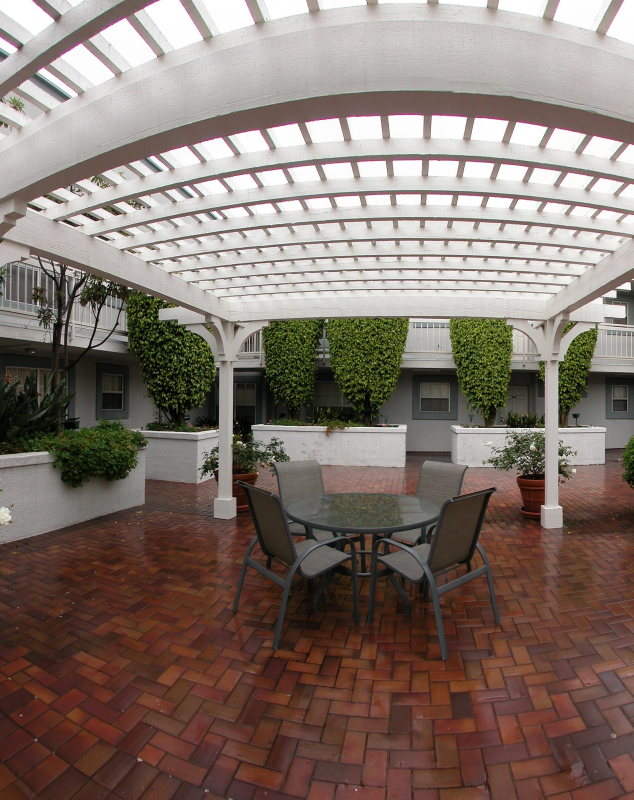
#> input picture test/4.jpg, 1900 x 2399 px (shown at 1/3 size); its folder holds 4 pictures in this run
$ python MainTest.py
#> lines starting #> are read from the running program, lines starting #| are printed output that depends on the picture
#> pass 3 of the loop `for file1 in os.listdir('./test'):`:
#> the loop made 4 passes; the first 3 are shown
### StickingImage.py
import numpy as np
import cv2
import imutils
from matplotlib import pyplot as plt
from numpy import random
import GlobalVar

def get_stitched_image(img1, img2, M):

	# Get width and height of input images
	w1,h1 = img1.shape[:2]
	w2,h2 = img2.shape[:2]

	# Get the canvas dimesions
	img1_dims = np.float32([ [0,0], [0,w1], [h1, w1], [h1,0] ]).reshape(-1,1,2)
	img2_dims_temp = np.float32([ [0,0], [0,w2], [h2, w2], [h2,0] ]).reshape(-1,1,2)


	# Get relative perspective of second image
	img2_dims = cv2.perspectiveTransform(img2_dims_temp, M)

	# Resulting dimensions
	result_dims = np.concatenate( (img1_dims, img2_dims), axis = 0)

	# Getting images together
	# Calculate dimensions of match points
	[x_min, y_min] = np.int32(result_dims.min(axis=0).ravel())
	[x_max, y_max] = np.int32(result_dims.max(axis=0).ravel())

	# Create output array after affine transformation
	transform_dist = [-x_min,-y_min]
	transform_array = np.array([[1, 0, transform_dist[0]],
								[0, 1, transform_dist[1]],
								[0,0,1]])

	# Warp images to get the resulting image
	result_img = cv2.warpPerspective(img2, transform_array.dot(M),
									(x_max-x_min, y_max-y_min))
	result_img[transform_dist[1]:w1+transform_dist[1],
				transform_dist[0]:h1+transform_dist[0]] = img1

	# Return the result
	return result_img

def detectAndDescribe(image):
    # convert the image to grayscale
    gray = cv2.cvtColor(image, cv2.COLOR_BGR2GRAY)
    # check to see if we are using OpenCV 3.X
    if imutils.is_cv3():
        # detect and extract features from the image
        descriptor = cv2.xfeatures2d.SIFT_create()
        (kps, features) = descriptor.detectAndCompute(image, None)
    # otherwise, we are using OpenCV 2.4.X
    else:
        # detect keypoints in the image
        detector = cv2.FeatureDetector_create("SIFT")
        kps = detector.detect(gray)
        # extract features from the image
        extractor = cv2.DescriptorExtractor_create("SIFT")
        (kps, features) = extractor.compute(gray, kps)
    return (kps, features)
def sticker(imgs):

    # Initiate SIFT detector opencv 3.x
    (imgLeft,imgRight) = imgs

    # find the keypoints and descriptors with SIFT,call function
    kpRight, desRight = detectAndDescribe(imgRight)
    kpLeft, desLeft = detectAndDescribe(imgLeft)
    # make image has 4 chanel --> transparent
    imgLeft = cv2.cvtColor(imgLeft, cv2.COLOR_BGR2BGRA)
    imgRight = cv2.cvtColor(imgRight, cv2.COLOR_BGR2BGRA)
    FLANN_INDEX_KDTREE = 0
    index_params = dict(algorithm = FLANN_INDEX_KDTREE, trees = 5)
    search_params = dict(checks = 50)

    flann = cv2.FlannBasedMatcher(index_params, search_params)

    matches = flann.knnMatch(desRight,desLeft,k=2)

    # store all the good matches as per Lowe's ratio test.
    good = []
    for m,n in matches:
        if m.distance < 0.7*n.distance:
            good.append(m)
    if len(good) > GlobalVar.MIN_MATCH_COUNT:
        src_pts = np.float32([ kpRight[m.queryIdx].pt for m in good ]).reshape(-1,1,2)
        dst_pts = np.float32([ kpLeft[m.trainIdx].pt for m in good ]).reshape(-1,1,2)
        (H, mark) = cv2.findHomography(src_pts, dst_pts, cv2.RANSAC,5.0)
        #(size, offset) = calculate_size(imgLeft.shape, imgRight.shape, H)
        result =  get_stitched_image(imgLeft, imgRight, H)
        #merge_images(imgLeft, imgRight, H, size, offset)
        return result
    else:
        print("Not enough matches are found - %d/%d" % (len(good), GlobalVar.MIN_MATCH_COUNT))
        matchesMask = None
        return None

### FindRelations.py
import numpy as np
import cv2
import imutils
from matplotlib import pyplot as plt
from numpy import random
import GlobalVar
def detectAndDescribe(image):
    # convert the image to grayscale
    gray = cv2.cvtColor(image, cv2.COLOR_BGR2GRAY)
    # check to see if we are using OpenCV 3.X
    if imutils.is_cv3():
        # detect and extract features from the image
        descriptor = cv2.xfeatures2d.SIFT_create()
        (kps, features) = descriptor.detectAndCompute(image, None)
    # otherwise, we are using OpenCV 2.4.X
    else:
        # detect keypoints in the image
        detector = cv2.FeatureDetector_create("SIFT")
        kps = detector.detect(gray)
        # extract features from the image
        extractor = cv2.DescriptorExtractor_create("SIFT")
        (kps, features) = extractor.compute(gray, kps)
    return (kps, features)
def isRelative(imgs):
    # Initiate SIFT detector opencv 3.x
    (imgLeft,imgRight) = imgs

    # find the keypoints and descriptors with SIFT,call function
    kpRight, desRight = detectAndDescribe(imgRight)
    kpLeft, desLeft = detectAndDescribe(imgLeft)
    imgLeft = cv2.cvtColor(imgLeft, cv2.COLOR_BGR2BGRA)
    imgRight = cv2.cvtColor(imgRight, cv2.COLOR_BGR2BGRA)
    FLANN_INDEX_KDTREE = 0
    index_params = dict(algorithm = FLANN_INDEX_KDTREE, trees = 5)
    search_params = dict(checks = 50)

    flann = cv2.FlannBasedMatcher(index_params, search_params)

    matches = flann.knnMatch(desRight,desLeft,k=2)

    # store all the good matches as per Lowe's ratio test.
    good = []
    for m,n in matches:
        if m.distance < 0.7*n.distance:
            good.append(m)
    if len(good) > GlobalVar.MIN_MATCH_COUNT:
        print("inlier", len(good))
        return True
    else:
        print("Not enough matches are found - %d/%d" % (len(good), GlobalVar.MIN_MATCH_COUNT))
        return False

### ImageInfo.py
class ImageInfoClass:
    # count = 0
    # name = ""
    def __init__(self):
        print ("Calling parent constructor")

    def __init__(self, count, name, relatitons):
        self.count = 0
        self.name = ""
        self.relatitons = []


### MainTest.py
import StickingImage
import imutils
import GlobalVar
import FindRelations
import cv2
import os
from ImageInfo import ImageInfoClass
import threading
import time
import numpy as np
from matplotlib import pyplot as plt
def findInfoImage(file1):
    global list_images
    tempImage = ImageInfoClass(0, "", [])
    tempImage.name = file1
    for file2 in os.listdir('./test'):
        if file1 == file2:
            continue
        image1 = imutils.resize(cv2.imread('./test/%s'%file1), width = 400)
        image2 = imutils.resize(cv2.imread('./test/%s'%file2), width = 400)
        if FindRelations.isRelative([image1, image2]) == True:
            tempImage.count  = tempImage.count + 1
            tempImage.relatitons.append(file2)
    list_images.append(tempImage)

list_images = []
threads = []
# Find all relative image around 1 image
for file1 in os.listdir('./test'):
    t1 = threading.Thread(target=findInfoImage, args=(file1,))
    t1.start()
    #time.sleep(1)
    threads.append(t1)
for t in threads:
    t.join()
tempImage = ImageInfoClass(0, "", [])
firstImage  = ImageInfoClass(0, "", [])
imgCenterClass = ImageInfoClass(0, "", [])
sortedImages = []
onlyHorizontal = True
for im in list_images:
    if im.count > tempImage.count:
        tempImage = im  # center image has mostest relations
        print(im.name, im.count, im.relatitons)
    if im.count > 2:
            onlyHorizontal = False # more than 2, list images are not in a row
    if im.count == 1:
            firstImage = im
#if only 1 row -- > find the arrangment of list image, left to right, otherwise right - left is OK too
if onlyHorizontal and len(list_images) > 3:
    sortedImages.append(firstImage)
    tempImg = firstImage
    while len(list_images) > 1:
        for img in list_images:
            if img.name in tempImg.relatitons:
                sortedImages.append(img)
                list_images.remove(tempImg)
                tempImg = img
    imgCenterClass = sortedImages[int(np.ceil(len(sortedImages)/2)) - 1] #center image is the middle of list
    imgCenter = imutils.resize(cv2.imread('./test/%s'%imgCenterClass.name), width = 400) # resize to prevent OOM
    list_images = sortedImages
else:
    list_images.remove(tempImage)
    imgCenter = imutils.resize(cv2.imread('./test/%s'%tempImage.name), width = 400)
index = 0
while len(list_images) > 0:
    # Try to decrease threshold to hope that images can match
    if index == len(list_images):
        print("-----------------------TRY AGAIN--------------------")
        GlobalVar.MIN_MATCH_COUNT-=5
        index = 0
        if GlobalVar.MIN_MATCH_COUNT < 5: # less than 5 --> Hava no way to matching
            break
        continue
    image2 = imutils.resize(cv2.imread('./test/%s'%list_images[index].name), width = 400)
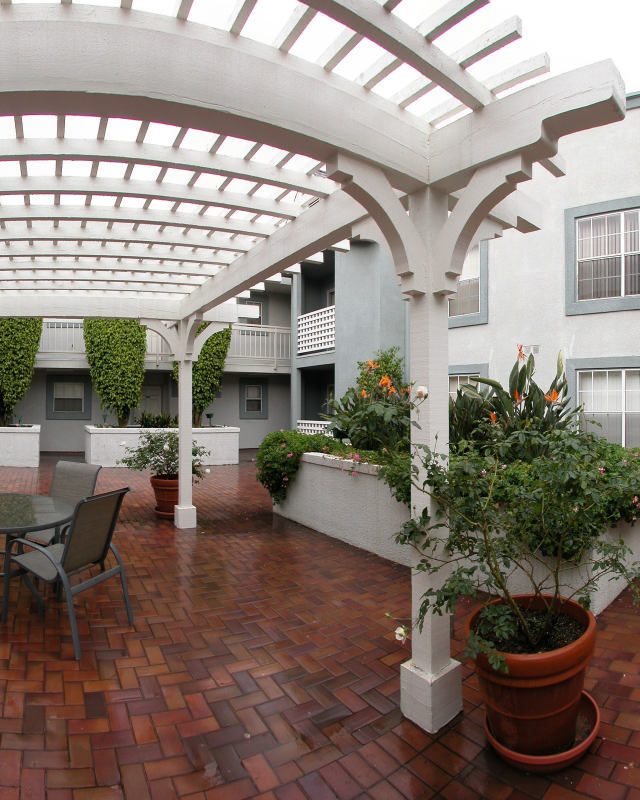
#> input picture test/5.jpg, 1918 x 2400 px (shown at 1/3 size)
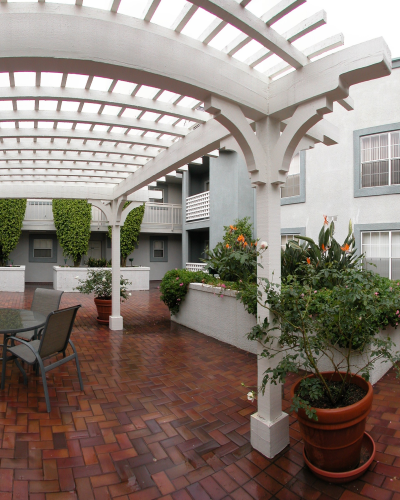
#> image2: shape (500, 400, 3); mean B, G, R 118.3, 126.9, 139
    temp = StickingImage.sticker([imgCenter, image2])
#> in detectAndDescribe, `gray = cv2.cvtColor(image, cv2.COLOR_BGR2GRAY)`:
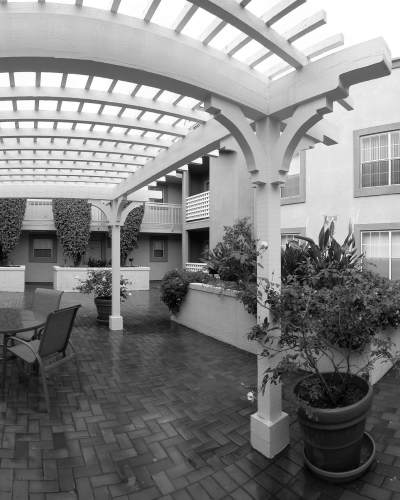
#> gray: shape (500, 400); min 1, max 255, mean 129.5
#> in detectAndDescribe, `kps = detector.detect(gray)`: kps = 1269 keypoints; strongest (x, y, size): (199, 161, 4.6), (185, 167, 4), (154, 184, 3.3), (173, 173, 3.9)
#> in sticker, `kpRight, desRight = detectAndDescribe(imgRight)`: kpRight has the same summary as kps in detectAndDescribe
#> in detectAndDescribe (call 2), `gray = cv2.cvtColor(image, cv2.COLOR_BGR2GRAY)`:
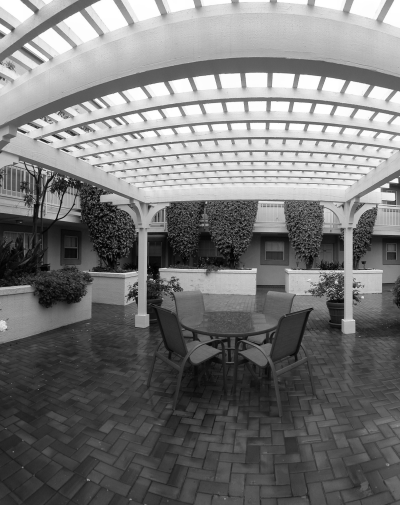
#> gray: shape (505, 400); min 0, max 255, mean 119.9
#> in detectAndDescribe (call 2), `kps = detector.detect(gray)`: kps = 1181 keypoints; strongest (x, y, size): (395, 181, 3.5), (387, 186, 3.3), (66, 179, 2.1), (24, 132, 2.1)
#> in sticker, `kpLeft, desLeft = detectAndDescribe(imgLeft)`: kpLeft has the same summary as kps in detectAndDescribe
#> in sticker, `matches = flann.knnMatch(desRight,desLeft,k=2)`: matches = 1269 matches
#> after the loop in sticker, `for m,n in matches:`: good = 282 matches
#> in sticker, `src_pts = np.float32([ kpRight[m.queryIdx].pt for m in good ]).reshape..`: src_pts = 282 rows, first 8: [6.18, 336.1], [8.11, 344.3], [8.38, 84.2], [10.29, 102], [11.52, 78.11], [12.69, 339.8], [12.79, 344.4], [13.17, 154.2]
#> in sticker, `dst_pts = np.float32([ kpLeft[m.trainIdx].pt for m in good ]).reshape(..`: dst_pts = 282 rows, first 8: [237.6, 339.6], [239.8, 347.5], [190.9, 89.46], [241.5, 103.5], [243, 79.22], [244.2, 343.3], [244.3, 348.1], [244.7, 155.8]
#> in sticker, `(H, mark) = cv2.findHomography(src_pts, dst_pts, cv2.RANSAC,5.0)`: H = [[1.01, -0.000179, 231.4], [-0.000815, 1.01, 0.0624], [-2.68e-06, -2.48e-07, 1]]; mark = 282 values, max 1 at index 0, min 0 at index 2, mean 0.865
#> in get_stitched_image, `img2_dims = cv2.perspectiveTransform(img2_dims_temp, M)`: img2_dims = [[231.4, 0.0624], [231.4, 505.2], [635.4, 505.4], [635.4, -0.264]]
#> in get_stitched_image, `result_dims = np.concatenate( (img1_dims, img2_dims), axis = 0)`: result_dims = [[0, 0], [0, 505], [400, 505], [400, 0], [231.4, 0.0624], [231.4, 505.2], [635.4, 505.4], [635.4, -0.264]]
#> in get_stitched_image, `[x_min, y_min] = np.int32(result_dims.min(axis=0).ravel())`: x_min = 0
#> in get_stitched_image, `[x_max, y_max] = np.int32(result_dims.max(axis=0).ravel())`: x_max = 635; y_max = 505
#> in get_stitched_image, `transform_dist = [-x_min,-y_min]`: transform_dist = [0, 0]
#> in get_stitched_image, `transform_array = np.array([[1, 0, transform_dist[0]], [0, 1, transfor..`: transform_array = [[1, 0, 0], [0, 1, 0], [0, 0, 1]]
#> in get_stitched_image, `result_img = cv2.warpPerspective(img2, transform_array.dot(M), (x_max-..`:
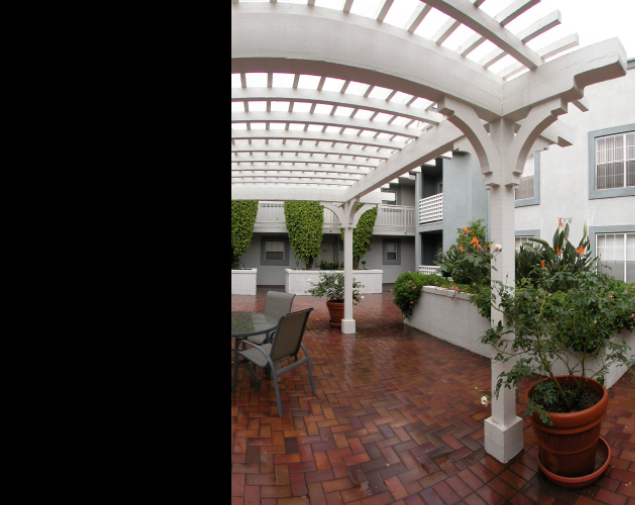
#> result_img: shape (505, 635, 4); mean B, G, R, A 75.2, 80.6, 88.4, 162.1
#> in get_stitched_image, `result_img[transform_dist[1]:w1+transform_dist[1], transform_dist[0]:h..`:
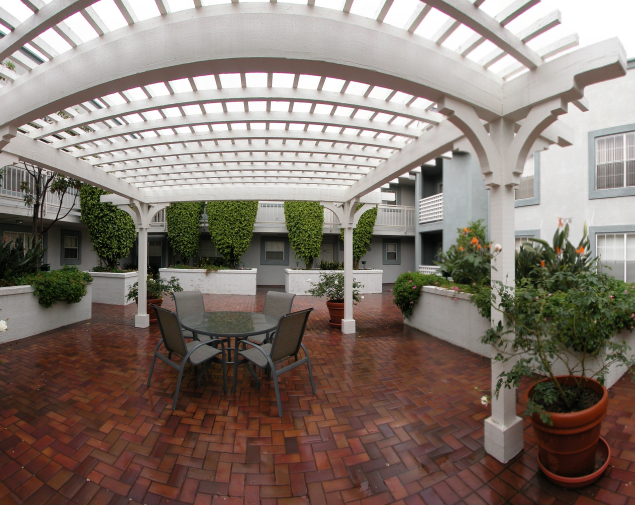
#> result_img: shape (505, 635, 4); mean B, G, R, A 112.5, 120.8, 133.4, 255
    if temp is not None:
        imgCenter = imutils.resize(temp, width = 600) # resize result image, prevent out of memory
#> imgCenter: shape (477, 600, 4)
#> pass 3 of the loop `while len(list_images) > 0:`:
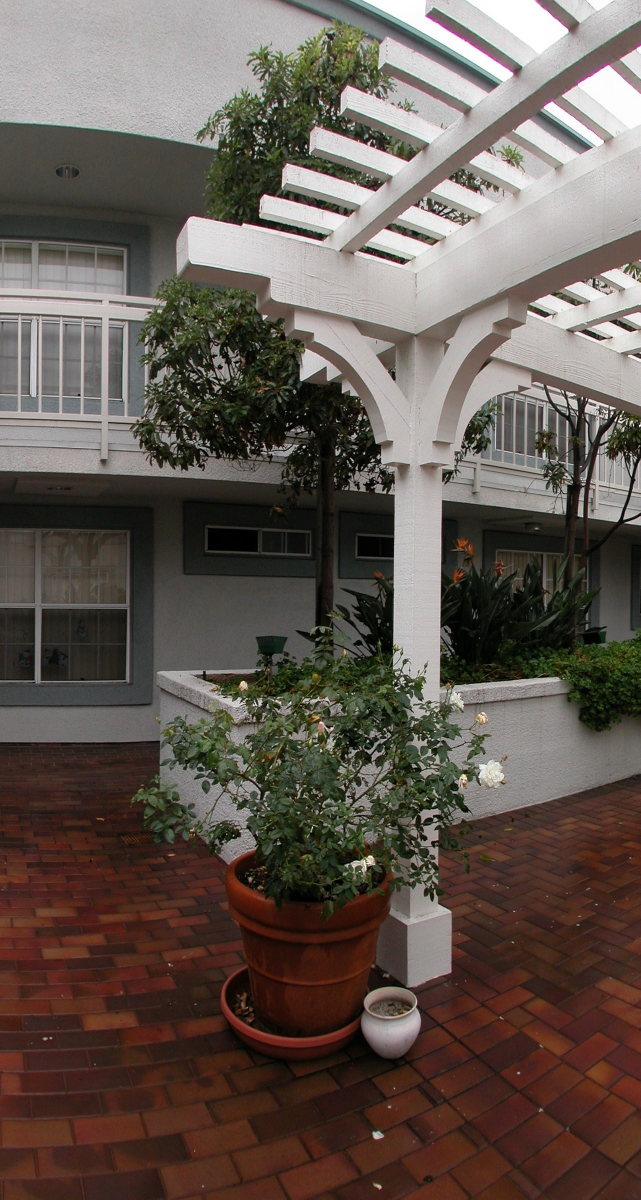
#> input picture test/3.jpg, 1281 x 2399 px (shown at 1/2 size)
#> image2: shape (749, 400, 3)
#> in detectAndDescribe (call 5), `gray = cv2.cvtColor(image, cv2.COLOR_BGR2GRAY)`:
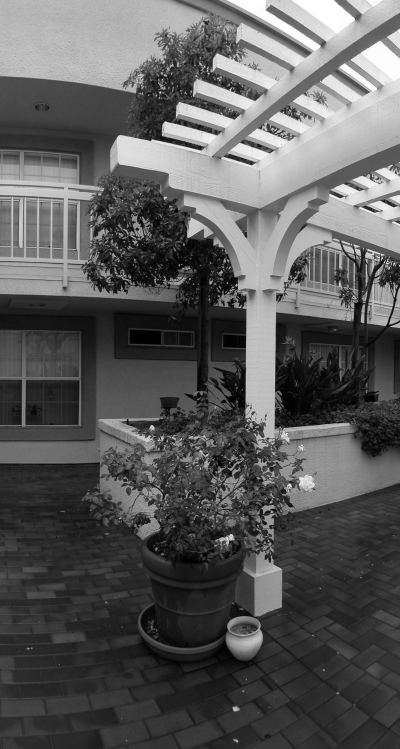
#> gray: shape (749, 400); min 0, max 255, mean 90.7
#> kps = 1667 keypoints; strongest (x, y, size): (152, 427, 3.2), (251, 163, 3.3), (169, 129, 9), (340, 196, 3)
#> kpRight has the same summary as kps in detectAndDescribe
#> kps = 2090 keypoints; strongest (x, y, size): (408, 153, 4.4), (374, 171, 3.4), (395, 160, 3.8), (365, 175, 3.1)
#> imgRight: shape (749, 400, 4)
#> matches = 1667 matches
#> after the loop in sticker (call 3), `for m,n in matches:`: good = 83 matches
#> src_pts = 83 rows, first 8: [37.67, 247.2], [259.7, 217], [271.9, 150.4], [287, 425], [304.8, 205.7], [308.5, 221], [308.5, 221], [313, 484.8]
#> dst_pts = 83 rows, first 8: [590.1, 138.1], [474.1, 115.9], [62.85, 110.6], [237.3, 190], [518, 107.2], [3.34, 140.4], [253.6, 326.7], [5.29, 308.6]
#> img2_dims = [[-193.6, 0.473], [-193.7, 476.2], [60.97, 477], [61.09, -0.204]]
#> result_dims = [[0, 0], [0, 477], [600, 477], [600, 0], [-193.6, 0.473], [-193.7, 476.2], [60.97, 477], [61.09, -0.204]]
#> x_min = -193
#> transform_dist = [193, 0]
#> transform_array = [[1, 0, 193], [0, 1, 0], [0, 0, 1]]
#> in get_stitched_image (call 3), `result_img[transform_dist[1]:w1+transform_dist[1], transform_dist[0]:h..`:
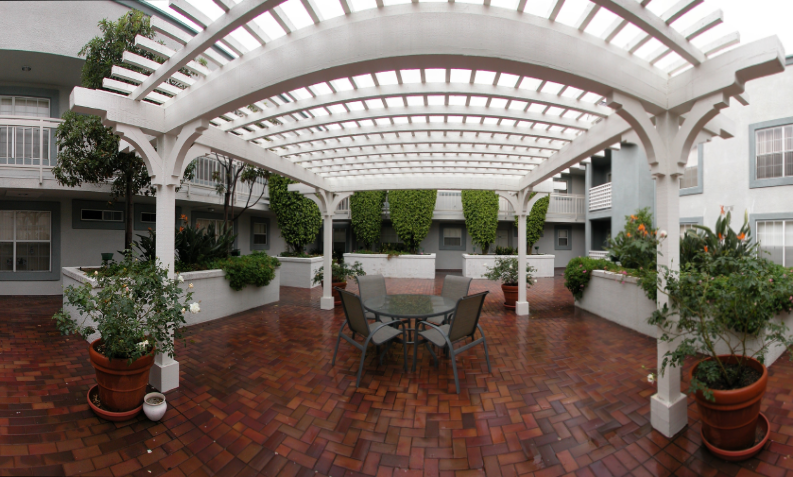
#> result_img: shape (477, 793, 4); mean B, G, R, A 103.8, 111.9, 124, 254.9
#> the loop made 4 passes; the first 3 are shown
        list_images.remove(list_images[index])
        GlobalVar.MIN_MATCH_COUNT=50
        index = 0
    else:
        index+=1
cv2.imwrite("panorama.png", imgCenter)
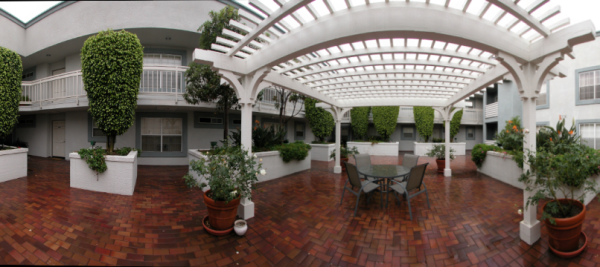
#> saved as panorama.png: shape (267, 600, 4); mean B, G, R, A 96.7, 105.6, 118.4, 254.4
# cv2.imshow("result", imgCenter)
# cv2.waitKey(0)
cv2.imshow("result image",imgCenter)
cv2.waitKey(0)
#plt.show()
